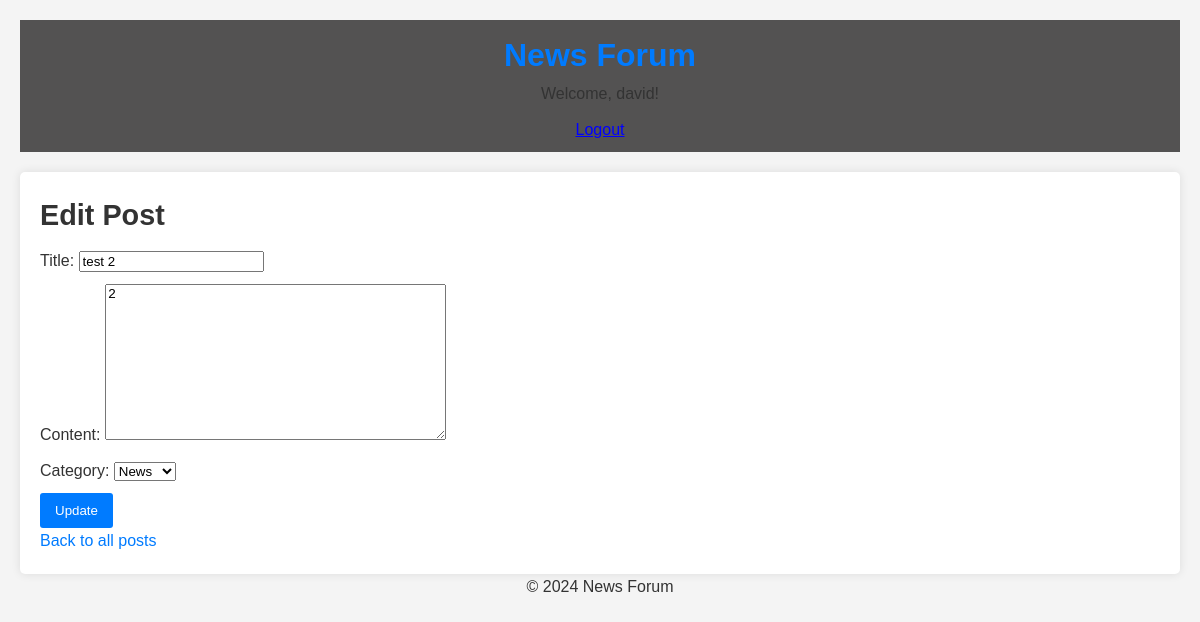
Screenshot of /post/3/edit/ (signed in) with the database file from the repository.
### news/models.py (models this page shows, shortened)
class Post(models.Model):
    title = models.CharField(max_length=200)
    content = models.TextField()
    created_at = models.DateTimeField(auto_now_add=True)
    updated_at = models.DateTimeField(auto_now=True)
    author = models.ForeignKey(User, on_delete=models.CASCADE)
    category = models.ForeignKey(Category, on_delete=models.SET_NULL, null=True)
    upvotes = models.IntegerField(default=0)
    downvotes = models.IntegerField(default=0)

### news/views.py (the view)
# urls.py: path('post/<int:id>/edit/', views.post_edit, name='post_edit'),
@login_required
def post_edit(request, id):
    post = get_object_or_404(Post, id=id)
    if request.method == 'POST':
        form = PostForm(request.POST, instance=post)
        if form.is_valid():
            form.save()
            return redirect('post_detail', id=post.id)
    else:
        form = PostForm(instance=post)
    return render(request, 'news/post_form.html', {'form': form})

### news/forms.py
class PostForm(forms.ModelForm):
    class Meta:
        model = Post
        fields = ['title', 'content', 'category']

### news/models.py (called while the page is built)
    def __str__(self):
        return self.name

### news/templates/news/post_form.html (shortened to what this page needs)
{% extends 'base.html' %}
{% block content %}
    <h1>{% if form.instance.pk %}Edit{% else %}Create{% endif %} Post</h1>
    <form method="post">
        {{ form.as_p }}
        <button type="submit">{% if form.instance.pk %}Update{% else %}Save{% endif %}</button>
    </form>
    <a href="{% url 'post_list' %}">Back to all posts</a>
{% endblock %}

### news/templates/base.html (shortened to what this page needs)
{% load static %}
<!DOCTYPE html>
<html lang="en">
<head>
    <link rel="stylesheet" href="{% static 'css/style.css' %}">
</head>
<body>
    <header>
        <h1><a href="{% url 'post_list' %}">News Forum</a></h1>
        <nav>
            {% if user.is_authenticated %}
                <p>Welcome, {{ user.username }}!</p>
                <form id="logout-form" action="{% url 'logout' %}" method="post">
                    <button type="submit" class="logout-button">Logout</button>
                </form>
            {% else %}
                <a href="{% url 'login' %}">Login</a>
                <a href="{% url 'signup' %}">Sign Up</a>
            {% endif %}
        </nav>
    </header>
    <main>
        {% block content %}{% endblock %}
    </main>
    <footer>
        <p>&copy; 2024 News Forum</p>
    </footer>
</body>
</html>

### news/static/css/style.css (style rules this page uses)
body, h1, h2, p, a { margin: 0; padding: 0; color: #333; }
body { font-family: Arial, sans-serif; background-color: #f4f4f4; line-height: 1.6; margin: 20px; }
header { background: #535252; color: #fff; padding: 10px 0; text-align: center; margin-bottom: 20px; }
header h1 { margin: 0; font-size: 2em; }
main { background: #fff; padding: 20px; border-radius: 5px; box-shadow: 0 0 10px rgba(0,0,0,0.1); }
h1 { margin-bottom: 10px; font-size: 1.8em; }
p { margin-bottom: 10px; }
a { color: #007bff; text-decoration: none; }
button { padding: 10px 15px; background-color: #007bff; color: #fff; border: none; border-radius: 3px; cursor: pointer; }
.logout-button { background: none; border: none; padding: 0; color: blue; cursor: pointer; text-decoration: underline; font-size: 1em; }
footer { text-align: center; }

### rows the page displays
Post: title "test 2", content "2", category "News"

### other values shown
{{ user.username }} "david"
